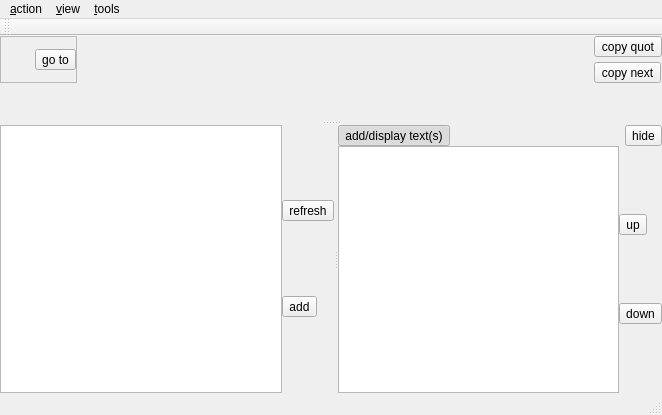
<?xml version="1.0" encoding="UTF-8"?>
<ui version="4.0">
 <class>MVersedBook</class>
 <widget class="QMainWindow" name="MVersedBook">
  <property name="geometry">
   <rect>
    <x>0</x>
    <y>0</y>
    <width>662</width>
    <height>415</height>
   </rect>
  </property>
  <property name="windowTitle">
   <string notr="true"/>
  </property>
  <property name="windowIcon">
   <iconset resource="resfile.qrc">
    <normaloff>:/new/icons/icons/book2.png</normaloff>:/new/icons/icons/book2.png</iconset>
  </property>
  <widget class="QWidget" name="centralwidget">
   <layout class="QVBoxLayout" name="verticalLayout_2">
    <item>
     <layout class="QHBoxLayout" name="horizontalLayout_7">
      <item>
       <widget class="QFrame" name="frame">
        <property name="frameShape">
         <enum>QFrame::StyledPanel</enum>
        </property>
        <property name="frameShadow">
         <enum>QFrame::Raised</enum>
        </property>
        <layout class="QHBoxLayout" name="horizontalLayout">
         <item>
          <widget class="MSpinIter" name="mspChapter" native="true"/>
         </item>
         <item>
          <widget class="QLabel" name="lblChapMinMax">
           <property name="sizePolicy">
            <sizepolicy hsizetype="Preferred" vsizetype="Fixed">
             <horstretch>0</horstretch>
             <verstretch>0</verstretch>
            </sizepolicy>
           </property>
           <property name="font">
            <font>
             <weight>75</weight>
             <bold>true</bold>
            </font>
           </property>
           <property name="frameShape">
            <enum>QFrame::NoFrame</enum>
           </property>
           <property name="frameShadow">
            <enum>QFrame::Plain</enum>
           </property>
           <property name="text">
            <string notr="true"/>
           </property>
           <property name="alignment">
            <set>Qt::AlignCenter</set>
           </property>
           <property name="margin">
            <number>3</number>
           </property>
          </widget>
         </item>
         <item>
          <spacer name="horizontalSpacer_4">
           <property name="orientation">
            <enum>Qt::Horizontal</enum>
           </property>
           <property name="sizeType">
            <enum>QSizePolicy::Fixed</enum>
           </property>
           <property name="sizeHint" stdset="0">
            <size>
             <width>20</width>
             <height>20</height>
            </size>
           </property>
          </spacer>
         </item>
         <item>
          <widget class="MSpinIter" name="mspVerse" native="true"/>
         </item>
         <item>
          <widget class="QLabel" name="lblVerseMinMax">
           <property name="sizePolicy">
            <sizepolicy hsizetype="Preferred" vsizetype="Fixed">
             <horstretch>0</horstretch>
             <verstretch>0</verstretch>
            </sizepolicy>
           </property>
           <property name="font">
            <font>
             <weight>75</weight>
             <bold>true</bold>
            </font>
           </property>
           <property name="frameShape">
            <enum>QFrame::NoFrame</enum>
           </property>
           <property name="frameShadow">
            <enum>QFrame::Plain</enum>
           </property>
           <property name="text">
            <string notr="true"/>
           </property>
           <property name="alignment">
            <set>Qt::AlignCenter</set>
           </property>
           <property name="margin">
            <number>3</number>
           </property>
          </widget>
         </item>
         <item>
          <widget class="QToolButton" name="btShow">
           <property name="toolTip">
            <string>go to</string>
           </property>
           <property name="text">
            <string>go to</string>
           </property>
           <property name="icon">
            <iconset resource="resfile.qrc">
             <normaloff>:/new/icons/icons/go.png</normaloff>:/new/icons/icons/go.png</iconset>
           </property>
           <property name="shortcut">
            <string>Ctrl+G</string>
           </property>
          </widget>
         </item>
        </layout>
       </widget>
      </item>
      <item>
       <spacer name="horizontalSpacer">
        <property name="orientation">
         <enum>Qt::Horizontal</enum>
        </property>
        <property name="sizeHint" stdset="0">
         <size>
          <width>17</width>
          <height>20</height>
         </size>
        </property>
       </spacer>
      </item>
      <item>
       <layout class="QVBoxLayout" name="verticalLayout">
        <property name="spacing">
         <number>5</number>
        </property>
        <item>
         <widget class="QToolButton" name="btCopyExt">
          <property name="text">
           <string>copy quot</string>
          </property>
         </widget>
        </item>
        <item>
         <widget class="QToolButton" name="btCopyExt2">
          <property name="text">
           <string>copy next</string>
          </property>
         </widget>
        </item>
       </layout>
      </item>
     </layout>
    </item>
    <item>
     <widget class="QSplitter" name="splitter">
      <property name="orientation">
       <enum>Qt::Vertical</enum>
      </property>
      <property name="childrenCollapsible">
       <bool>false</bool>
      </property>
      <widget class="CTextBrowserExt" name="brBook" native="true">
       <property name="sizePolicy">
        <sizepolicy hsizetype="Expanding" vsizetype="Expanding">
         <horstretch>0</horstretch>
         <verstretch>0</verstretch>
        </sizepolicy>
       </property>
      </widget>
      <widget class="QWidget" name="wdgSimul" native="true">
       <property name="sizePolicy">
        <sizepolicy hsizetype="Expanding" vsizetype="Preferred">
         <horstretch>0</horstretch>
         <verstretch>0</verstretch>
        </sizepolicy>
       </property>
       <layout class="QHBoxLayout" name="horizontalLayout_4">
        <item>
         <widget class="QSplitter" name="splitter_2">
          <property name="orientation">
           <enum>Qt::Horizontal</enum>
          </property>
          <widget class="QStackedWidget" name="stwSimul">
           <property name="currentIndex">
            <number>1</number>
           </property>
           <widget class="QWidget" name="page">
            <layout class="QVBoxLayout" name="verticalLayout_7">
             <item>
              <layout class="QHBoxLayout" name="horizontalLayout_2">
               <item>
                <widget class="QToolButton" name="tbSimulPrev">
                 <property name="toolTip">
                  <string>previous verse</string>
                 </property>
                 <property name="text">
                  <string notr="true">prev</string>
                 </property>
                 <property name="icon">
                  <iconset resource="resfile.qrc">
                   <normaloff>:/new/icons/icons/uparrow.png</normaloff>:/new/icons/icons/uparrow.png</iconset>
                 </property>
                </widget>
               </item>
               <item>
                <widget class="QToolButton" name="tbSimulNext">
                 <property name="toolTip">
                  <string>next verse</string>
                 </property>
                 <property name="text">
                  <string notr="true">next</string>
                 </property>
                 <property name="icon">
                  <iconset resource="resfile.qrc">
                   <normaloff>:/new/icons/icons/downarrow.png</normaloff>:/new/icons/icons/downarrow.png</iconset>
                 </property>
                </widget>
               </item>
               <item>
                <spacer name="horizontalSpacer_3">
                 <property name="orientation">
                  <enum>Qt::Horizontal</enum>
                 </property>
                 <property name="sizeHint" stdset="0">
                  <size>
                   <width>13</width>
                   <height>20</height>
                  </size>
                 </property>
                </spacer>
               </item>
               <item>
                <widget class="QToolButton" name="tbSimulAction">
                 <property name="text">
                  <string>action</string>
                 </property>
                 <property name="icon">
                  <iconset resource="resfile.qrc">
                   <normaloff>:/new/icons/icons/action.png</normaloff>:/new/icons/icons/action.png</iconset>
                 </property>
                 <property name="checkable">
                  <bool>true</bool>
                 </property>
                 <property name="toolButtonStyle">
                  <enum>Qt::ToolButtonTextBesideIcon</enum>
                 </property>
                </widget>
               </item>
              </layout>
             </item>
             <item>
              <widget class="QTextBrowser" name="tbrSimulText">
               <property name="sizePolicy">
                <sizepolicy hsizetype="Expanding" vsizetype="Preferred">
                 <horstretch>0</horstretch>
                 <verstretch>0</verstretch>
                </sizepolicy>
               </property>
               <property name="contextMenuPolicy">
                <enum>Qt::CustomContextMenu</enum>
               </property>
              </widget>
             </item>
            </layout>
           </widget>
           <widget class="QWidget" name="page_2">
            <layout class="QHBoxLayout" name="horizontalLayout_5">
             <item>
              <widget class="QTreeWidget" name="treeSimulLibrary">
               <property name="sizePolicy">
                <sizepolicy hsizetype="Expanding" vsizetype="Preferred">
                 <horstretch>0</horstretch>
                 <verstretch>0</verstretch>
                </sizepolicy>
               </property>
               <property name="contextMenuPolicy">
                <enum>Qt::CustomContextMenu</enum>
               </property>
               <property name="editTriggers">
                <set>QAbstractItemView::NoEditTriggers</set>
               </property>
               <property name="selectionMode">
                <enum>QAbstractItemView::ExtendedSelection</enum>
               </property>
               <attribute name="headerVisible">
                <bool>false</bool>
               </attribute>
               <column>
                <property name="text">
                 <string notr="true"/>
                </property>
               </column>
              </widget>
             </item>
             <item>
              <layout class="QVBoxLayout" name="verticalLayout_5">
               <item>
                <widget class="QToolButton" name="tbSimulRefreshLib">
                 <property name="toolTip">
                  <string>refresh from main library</string>
                 </property>
                 <property name="text">
                  <string>refresh</string>
                 </property>
                 <property name="icon">
                  <iconset resource="resfile.qrc">
                   <normaloff>:/new/icons/icons/refresh.png</normaloff>:/new/icons/icons/refresh.png</iconset>
                 </property>
                </widget>
               </item>
               <item>
                <widget class="QToolButton" name="tbSimulToList">
                 <property name="toolTip">
                  <string>add selected books to list</string>
                 </property>
                 <property name="text">
                  <string>add</string>
                 </property>
                 <property name="icon">
                  <iconset resource="resfile.qrc">
                   <normaloff>:/new/icons/icons/go.png</normaloff>:/new/icons/icons/go.png</iconset>
                 </property>
                </widget>
               </item>
              </layout>
             </item>
            </layout>
           </widget>
          </widget>
          <widget class="QWidget" name="wdgSimulTree" native="true">
           <layout class="QVBoxLayout" name="verticalLayout_6">
            <item>
             <layout class="QHBoxLayout" name="horizontalLayout_3">
              <item>
               <widget class="QToolButton" name="tbSimulAdd">
                <property name="toolTip">
                 <string notr="true"/>
                </property>
                <property name="text">
                 <string>add/display text(s)</string>
                </property>
                <property name="icon">
                 <iconset resource="resfile.qrc">
                  <normaloff>:/new/icons/icons/add_item.png</normaloff>:/new/icons/icons/add_item.png</iconset>
                </property>
                <property name="shortcut">
                 <string>Ctrl+D</string>
                </property>
                <property name="checkable">
                 <bool>true</bool>
                </property>
                <property name="checked">
                 <bool>true</bool>
                </property>
                <property name="toolButtonStyle">
                 <enum>Qt::ToolButtonTextBesideIcon</enum>
                </property>
               </widget>
              </item>
              <item>
               <spacer name="horizontalSpacer_2">
                <property name="orientation">
                 <enum>Qt::Horizontal</enum>
                </property>
                <property name="sizeHint" stdset="0">
                 <size>
                  <width>40</width>
                  <height>20</height>
                 </size>
                </property>
               </spacer>
              </item>
              <item>
               <widget class="QToolButton" name="tbSimulHide">
                <property name="toolTip">
                 <string>hide</string>
                </property>
                <property name="text">
                 <string>hide</string>
                </property>
                <property name="icon">
                 <iconset resource="resfile.qrc">
                  <normaloff>:/new/icons/icons/stop.png</normaloff>:/new/icons/icons/stop.png</iconset>
                </property>
                <property name="shortcut">
                 <string>Esc</string>
                </property>
               </widget>
              </item>
             </layout>
            </item>
            <item>
             <layout class="QHBoxLayout" name="horizontalLayout_6">
              <item>
               <widget class="QTableWidget" name="tblSimulTexts">
                <property name="contextMenuPolicy">
                 <enum>Qt::CustomContextMenu</enum>
                </property>
                <property name="editTriggers">
                 <set>QAbstractItemView::NoEditTriggers</set>
                </property>
                <property name="selectionMode">
                 <enum>QAbstractItemView::NoSelection</enum>
                </property>
                <property name="verticalScrollMode">
                 <enum>QAbstractItemView::ScrollPerPixel</enum>
                </property>
                <property name="showGrid">
                 <bool>false</bool>
                </property>
                <property name="wordWrap">
                 <bool>false</bool>
                </property>
                <property name="cornerButtonEnabled">
                 <bool>false</bool>
                </property>
                <attribute name="horizontalHeaderVisible">
                 <bool>false</bool>
                </attribute>
                <attribute name="horizontalHeaderHighlightSections">
                 <bool>false</bool>
                </attribute>
                <attribute name="horizontalHeaderStretchLastSection">
                 <bool>true</bool>
                </attribute>
                <column>
                 <property name="text">
                  <string notr="true"/>
                 </property>
                </column>
               </widget>
              </item>
              <item>
               <layout class="QVBoxLayout" name="verticalLayout_4">
                <item>
                 <widget class="QToolButton" name="tbSimulUp">
                  <property name="toolTip">
                   <string>push up</string>
                  </property>
                  <property name="text">
                   <string notr="true">up</string>
                  </property>
                  <property name="icon">
                   <iconset resource="resfile.qrc">
                    <normaloff>:/new/icons/icons/goup.png</normaloff>:/new/icons/icons/goup.png</iconset>
                  </property>
                 </widget>
                </item>
                <item>
                 <widget class="QToolButton" name="tbSimulDown">
                  <property name="toolTip">
                   <string>push down</string>
                  </property>
                  <property name="text">
                   <string notr="true">down</string>
                  </property>
                  <property name="icon">
                   <iconset resource="resfile.qrc">
                    <normaloff>:/new/icons/icons/godown.png</normaloff>:/new/icons/icons/godown.png</iconset>
                  </property>
                 </widget>
                </item>
               </layout>
              </item>
             </layout>
            </item>
           </layout>
          </widget>
         </widget>
        </item>
       </layout>
      </widget>
     </widget>
    </item>
   </layout>
  </widget>
  <widget class="QMenuBar" name="menubar">
   <property name="geometry">
    <rect>
     <x>0</x>
     <y>0</y>
     <width>662</width>
     <height>25</height>
    </rect>
   </property>
   <widget class="QMenu" name="menuAction">
    <property name="title">
     <string>&amp;action</string>
    </property>
    <addaction name="actionSave_as"/>
    <addaction name="separator"/>
    <addaction name="actionClose"/>
   </widget>
   <widget class="QMenu" name="menuView">
    <property name="title">
     <string>&amp;view</string>
    </property>
    <addaction name="actionChapter_by_chapter"/>
    <addaction name="actionEntire_book"/>
    <addaction name="actionShow_table"/>
    <addaction name="separator"/>
    <addaction name="actionFind"/>
    <addaction name="actionT_oolbar"/>
    <addaction name="separator"/>
    <addaction name="actionHyperlinks_to_concordance"/>
   </widget>
   <widget class="QMenu" name="menuTools">
    <property name="title">
     <string>&amp;tools</string>
    </property>
    <addaction name="actionSimultaneous_reader"/>
    <addaction name="separator"/>
    <addaction name="actionGr_Lat_dictionary"/>
    <addaction name="actionCoptic_dictionary"/>
    <addaction name="action_Hebrew_dictionary"/>
    <addaction name="separator"/>
    <addaction name="actionNumeric_convertor"/>
    <addaction name="separator"/>
    <addaction name="actionConcordance"/>
   </widget>
   <addaction name="menuAction"/>
   <addaction name="menuView"/>
   <addaction name="menuTools"/>
  </widget>
  <widget class="QToolBar" name="tbarTools">
   <property name="windowTitle">
    <string>toolbar</string>
   </property>
   <property name="toolTip">
    <string>toolbar</string>
   </property>
   <attribute name="toolBarArea">
    <enum>TopToolBarArea</enum>
   </attribute>
   <attribute name="toolBarBreak">
    <bool>false</bool>
   </attribute>
  </widget>
  <widget class="QStatusBar" name="statusBar"/>
  <action name="actionClose">
   <property name="icon">
    <iconset resource="resfile.qrc">
     <normaloff>:/new/icons/icons/stop.png</normaloff>:/new/icons/icons/stop.png</iconset>
   </property>
   <property name="text">
    <string>&amp;close</string>
   </property>
   <property name="shortcut">
    <string>Ctrl+Q</string>
   </property>
   <property name="autoRepeat">
    <bool>false</bool>
   </property>
  </action>
  <action name="actionChapter_by_chapter">
   <property name="checkable">
    <bool>true</bool>
   </property>
   <property name="checked">
    <bool>true</bool>
   </property>
   <property name="icon">
    <iconset resource="resfile.qrc">
     <normaloff>:/new/icons/icons/part.png</normaloff>:/new/icons/icons/part.png</iconset>
   </property>
   <property name="text">
    <string>&amp;chapter by chapter</string>
   </property>
   <property name="shortcut">
    <string>Ctrl+Alt+H</string>
   </property>
   <property name="autoRepeat">
    <bool>false</bool>
   </property>
  </action>
  <action name="actionEntire_book">
   <property name="checkable">
    <bool>true</bool>
   </property>
   <property name="icon">
    <iconset resource="resfile.qrc">
     <normaloff>:/new/icons/icons/entire.png</normaloff>:/new/icons/icons/entire.png</iconset>
   </property>
   <property name="text">
    <string>&amp;entire book</string>
   </property>
   <property name="shortcut">
    <string>Ctrl+Alt+B</string>
   </property>
   <property name="autoRepeat">
    <bool>false</bool>
   </property>
  </action>
  <action name="actionSimultaneous_reader">
   <property name="checkable">
    <bool>true</bool>
   </property>
   <property name="icon">
    <iconset resource="resfile.qrc">
     <normaloff>:/new/icons/icons/sim.png</normaloff>:/new/icons/icons/sim.png</iconset>
   </property>
   <property name="text">
    <string>&amp;simultaneous reader</string>
   </property>
   <property name="shortcut">
    <string>Ctrl+Alt+R</string>
   </property>
   <property name="autoRepeat">
    <bool>false</bool>
   </property>
   <property name="visible">
    <bool>false</bool>
   </property>
  </action>
  <action name="actionFind">
   <property name="icon">
    <iconset resource="resfile.qrc">
     <normaloff>:/new/icons/icons/loupe.png</normaloff>:/new/icons/icons/loupe.png</iconset>
   </property>
   <property name="text">
    <string>f&amp;ind</string>
   </property>
   <property name="shortcut">
    <string>Ctrl+Alt+F</string>
   </property>
   <property name="autoRepeat">
    <bool>false</bool>
   </property>
  </action>
  <action name="actionSave_as">
   <property name="icon">
    <iconset resource="resfile.qrc">
     <normaloff>:/new/icons/icons/saveas.png</normaloff>:/new/icons/icons/saveas.png</iconset>
   </property>
   <property name="text">
    <string>&amp;save as html</string>
   </property>
   <property name="shortcut">
    <string>Ctrl+Alt+S</string>
   </property>
   <property name="autoRepeat">
    <bool>false</bool>
   </property>
  </action>
  <action name="actionShow_table">
   <property name="checkable">
    <bool>true</bool>
   </property>
   <property name="checked">
    <bool>true</bool>
   </property>
   <property name="text">
    <string>&amp;table</string>
   </property>
   <property name="shortcut">
    <string>Ctrl+Alt+T</string>
   </property>
   <property name="autoRepeat">
    <bool>false</bool>
   </property>
  </action>
  <action name="actionGr_Lat_dictionary">
   <property name="icon">
    <iconset resource="resfile.qrc">
     <normaloff>:/new/icons/icons/alfa2.png</normaloff>:/new/icons/icons/alfa2.png</iconset>
   </property>
   <property name="text">
    <string>&amp;Gk/Lat dictionary</string>
   </property>
   <property name="shortcut">
    <string>Ctrl+Alt+G</string>
   </property>
   <property name="autoRepeat">
    <bool>false</bool>
   </property>
  </action>
  <action name="actionCoptic_dictionary">
   <property name="icon">
    <iconset resource="resfile.qrc">
     <normaloff>:/new/icons/icons/gima.png</normaloff>:/new/icons/icons/gima.png</iconset>
   </property>
   <property name="text">
    <string>&amp;Coptic dictionary</string>
   </property>
   <property name="shortcut">
    <string>Ctrl+Alt+C</string>
   </property>
   <property name="autoRepeat">
    <bool>false</bool>
   </property>
  </action>
  <action name="actionT_oolbar">
   <property name="checkable">
    <bool>true</bool>
   </property>
   <property name="checked">
    <bool>true</bool>
   </property>
   <property name="text">
    <string>t&amp;oolbar</string>
   </property>
   <property name="shortcut">
    <string>Ctrl+Alt+V</string>
   </property>
   <property name="autoRepeat">
    <bool>false</bool>
   </property>
  </action>
  <action name="actionNumeric_convertor">
   <property name="icon">
    <iconset resource="resfile.qrc">
     <normaloff>:/new/icons/icons/numcnv.png</normaloff>:/new/icons/icons/numcnv.png</iconset>
   </property>
   <property name="text">
    <string>&amp;numeric converter</string>
   </property>
   <property name="shortcut">
    <string>Ctrl+Alt+N</string>
   </property>
  </action>
  <action name="action_Hebrew_dictionary">
   <property name="icon">
    <iconset resource="resfile.qrc">
     <normaloff>:/new/icons/icons/abgd.png</normaloff>:/new/icons/icons/abgd.png</iconset>
   </property>
   <property name="text">
    <string>&amp;Hebrew dictionary</string>
   </property>
   <property name="shortcut">
    <string>Ctrl+Alt+H</string>
   </property>
  </action>
  <action name="actionConcordance">
   <property name="text">
    <string>concordance (current verse)</string>
   </property>
   <property name="iconText">
    <string>concordance (current verse)</string>
   </property>
   <property name="shortcut">
    <string>Ctrl+Alt+O</string>
   </property>
   <property name="visible">
    <bool>false</bool>
   </property>
  </action>
  <action name="actionHyperlinks_to_concordance">
   <property name="checkable">
    <bool>true</bool>
   </property>
   <property name="text">
    <string>&amp;hyperlinks to concordance</string>
   </property>
   <property name="visible">
    <bool>false</bool>
   </property>
  </action>
 </widget>
 <layoutdefault spacing="0" margin="0"/>
 <customwidgets>
  <customwidget>
   <class>MSpinIter</class>
   <extends>QWidget</extends>
   <header>mspiniter.h</header>
   <container>1</container>
  </customwidget>
  <customwidget>
   <class>CTextBrowserExt</class>
   <extends>QWidget</extends>
   <header>textbrowserext.h</header>
   <container>1</container>
  </customwidget>
 </customwidgets>
 <tabstops>
  <tabstop>btShow</tabstop>
  <tabstop>btCopyExt</tabstop>
  <tabstop>btCopyExt2</tabstop>
  <tabstop>tbSimulAdd</tabstop>
  <tabstop>tbSimulRefreshLib</tabstop>
  <tabstop>tbSimulToList</tabstop>
  <tabstop>tbSimulUp</tabstop>
  <tabstop>tbSimulDown</tabstop>
  <tabstop>treeSimulLibrary</tabstop>
  <tabstop>tblSimulTexts</tabstop>
  <tabstop>tbSimulHide</tabstop>
  <tabstop>tbSimulNext</tabstop>
  <tabstop>tbSimulPrev</tabstop>
  <tabstop>tbrSimulText</tabstop>
  <tabstop>tbSimulAction</tabstop>
 </tabstops>
 <resources>
  <include location="resfile.qrc"/>
 </resources>
 <connections/>
</ui>
